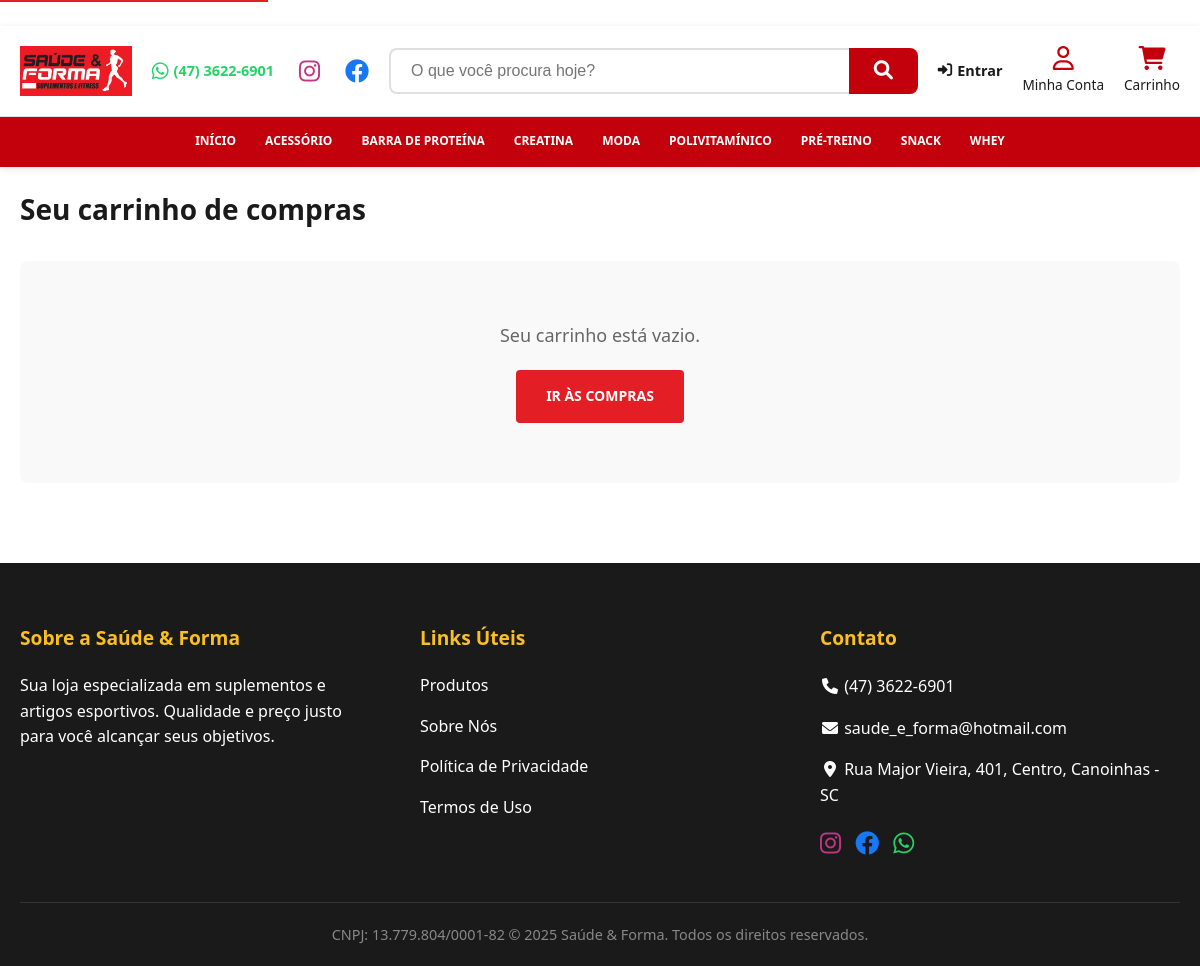
Page /cart/ on the committed database.
### shop/models.py (models this page shows, shortened)
class Category(models.Model):
    name = models.CharField(max_length=200)
    slug = models.SlugField(max_length=200,
                            unique=True)
    class Meta:
        ordering = ['name']
        indexes = [
            models.Index(fields=['name']),
        ]
        verbose_name = 'category'
        verbose_name_plural = 'categories'
    def get_absolute_url(self):
        return reverse('shop:product_list_by_category',
                       args=[self.slug])

### cart/views.py (the view)
# urls.py: path('', views.cart_detail, name='cart_detail'),
def cart_detail(request):
    cart = Cart(request)
    for item in cart:
        item['update_quantity_form'] = CartAddProductForm(initial={
                            'quantity': item['quantity'],
                            'override': True})
    return render(request, 'cart/detail.html', {'cart': cart})

### cart/templates/cart/detail.html (shortened to what this page needs)
{% extends "base.html" %}
{% load static %}
{% block content %}
<div class="cart-container">
    <h1 class="cart-title" id="cart-title">Seu carrinho de compras</h1>
    {% if cart %}
    <div class="cart-desktop">
        <table class="cart" role="table" aria-labelledby="cart-title">
            <thead>
                <tr>
                    <th scope="col">Imagem</th>
                    <th scope="col">Produto</th>
                    <th scope="col">Quantidade</th>
                    <th scope="col">Remover</th>
                    <th scope="col">Preço unitário</th>
                    <th scope="col">Preço</th>
                </tr>
            </thead>
            <tbody>
                {% for item in cart %}
                {% with product=item.product %}
                <tr>
                    <td data-label="Imagem">
                        <a href="{{ product.get_absolute_url }}" aria-label="Ver detalhes de {{ product.name }}">
                            <img src="{% if product.image %}{{ product.image.url }}{% else %}{% static 'img/no_image.png' %}{% endif %}"
                                alt="{{ product.name }}">
                        </a>
                    </td>
                    <td data-label="Produto">{{ product.name }}</td>
                    <td data-label="Quantidade">
                        <form action="{% url 'cart:cart_add' product.id %}" method="post" class="quantity-form"
                            aria-label="Atualizar quantidade de {{ product.name }}">
                            <label for="id_quantity_{{ product.id }}" class="visually-hidden">Quantidade de {{
                                product.name }}</label>
                            {{ item.update_quantity_form.quantity }}
                            {{ item.update_quantity_form.override }}
                            <input type="submit" value="Atualizar"
                                aria-label="Atualizar quantidade de {{ product.name }}">
                            {% csrf_token %}
                        </form>
                    </td>
                    <td data-label="Remover">
                        <form action="{% url 'cart:cart_remove' product.id %}" method="post" class="remove-form"
                            aria-label="Remover {{ product.name }} do carrinho">
                            <input type="submit" value="Remover" class="btn-remove"
                                aria-label="Remover {{ product.name }} do carrinho">
                            {% csrf_token %}
                        </form>
                    </td>
                    <td data-label="Preço unitário" class="num">R$ {{ item.price }}</td>
                    <td data-label="Preço" class="num">R$ {{ item.total_price }}</td>
                </tr>
                {% endwith %}
                {% endfor %}
                <tr class="total">
                    <td colspan="5">Total</td>
                    <td class="num">R$ {{ cart.get_total_price }}</td>
                </tr>
            </tbody>
        </table>
    </div>
    <div class="cart-mobile" role="list" aria-label="Itens no carrinho">
        {% for item in cart %}
        {% with product=item.product %}
        <article class="cart-item-card" role="listitem">
            <div class="cart-item-image">
                <a href="{{ product.get_absolute_url }}" aria-label="Ver detalhes de {{ product.name }}">
                    <img src="{% if product.image %}{{ product.image.url }}{% else %}{% static 'img/no_image.png' %}{% endif %}"
                        alt="{{ product.name }}">
                </a>
            </div>
            <div class="cart-item-details">
                <h3 class="cart-item-name">
                    <a href="{{ product.get_absolute_url }}">{{ product.name }}</a>
                </h3>
                <div class="cart-item-prices">
                    <span class="cart-item-unit-price">R$ {{ item.price }}</span>
                    <span class="cart-item-total-price">Total: R$ {{ item.total_price }}</span>
                </div>
                <div class="cart-item-actions">
                    <form action="{% url 'cart:cart_add' product.id %}" method="post" class="quantity-form-mobile"
                        aria-label="Atualizar quantidade de {{ product.name }}">
                        <label for="id_quantity_mobile_{{ product.id }}">Quantidade:</label>
                        {{ item.update_quantity_form.quantity }}
                        {{ item.update_quantity_form.override }}
                        <input type="submit" value="Atualizar" class="btn-update-mobile"
                            aria-label="Atualizar quantidade de {{ product.name }}">
                        {% csrf_token %}
                    </form>
                    <form action="{% url 'cart:cart_remove' product.id %}" method="post" class="remove-form-mobile"
                        aria-label="Remover {{ product.name }} do carrinho">
                        <input type="submit" value="Remover" class="btn-remove-mobile"
                            aria-label="Remover {{ product.name }} do carrinho">
                        {% csrf_token %}
                    </form>
                </div>
            </div>
        </article>
        {% endwith %}
        {% endfor %}
        <div class="cart-total-mobile" role="status" aria-live="polite">
            <span class="total-label">Total:</span>
            <span class="total-value" aria-label="Total do carrinho">R$ {{ cart.get_total_price }}</span>
        </div>
    </div>
    <nav class="cart-actions" aria-label="Ações do carrinho">
        <a href="{% url 'shop:product_list' %}" class="button button-light" aria-label="Continuar comprando">Continuar
            comprando</a>
        <a href="{% url 'orders:order_create' %}" class="button button-primary" aria-label="Finalizar compra">Finalizar
            compra</a>
    </nav>
    {% else %}
    <div class="cart-empty" role="status">
        <p>Seu carrinho está vazio.</p>
        <a href="{% url 'shop:product_list' %}" class="button button-primary" aria-label="Ir às compras">Ir às
            compras</a>
    </div>
    {% endif %}
</div>
{% endblock %}

### templates/includes/header.html (shortened to what this page needs)
﻿{% load static %}
<header class="c-header" role="banner">
    <div class="c-header__main">
        <div class="container">
            <a href="/" class="c-header__logo-link" aria-label="Saúde & Forma - Página Inicial">
                <img src="{% static 'img/logo.png' %}" alt="Saúde & Forma" class="c-header__logo-img">
            </a>
            <div class="c-header__desktop-elements">
                <nav class="c-header__contato-main" aria-label="Links de contato e redes sociais">
                    <a href="https://api.whatsapp.com/send/?phone=554736226901" target="_blank"
                        rel="noopener noreferrer" class="c-header__icon-link whatsapp-link"
                        aria-label="WhatsApp (47) 3622-6901">
                        <i class="fab fa-whatsapp" aria-hidden="true"></i> <span>(47) 3622-6901</span>
                    </a>
                    <a href="https://www.instagram.com/saudeeforma" target="_blank" rel="noopener noreferrer"
                        class="c-header__icon-link social-icon instagram" aria-label="Instagram">
                        <i class="fab fa-instagram" aria-hidden="true"></i>
                    </a>
                    <a href="https://www.facebook.com/saudeeformaa" target="_blank" rel="noopener noreferrer"
                        class="c-header__icon-link social-icon facebook" aria-label="Facebook">
                        <i class="fab fa-facebook" aria-hidden="true"></i>
                    </a>
                </nav>
                <div class="c-busca">
                    <form action="{% url 'shop:product_list' %}" method="get" class="c-busca__form" role="search"
                        aria-label="Buscar produtos">
                        <input type="text" id="search-input" name="q" class="c-busca__input"
                            placeholder="O que você procura hoje?" value="{{ request.GET.q|default:'' }}"
                            aria-label="Campo de busca">
                        <button type="submit" class="c-busca__btn" aria-label="Buscar"><i class="fas fa-search"
                                aria-hidden="true"></i></button>
                    </form>
                </div>
                <div class="c-header__user-main">
                    {% if request.user.is_authenticated %}
                    <div class="c-header__user-info">
                        <span>Olá, <strong>{{ request.user.first_name|default:request.user.username }}</strong></span>
                        <form method="post" action="{% url 'account:logout' %}" style="display:inline;">
                            {% csrf_token %}
                            <button type="submit" class="c-header__logout-btn" aria-label="Sair da conta"><i
                                    class="fas fa-sign-out-alt" aria-hidden="true"></i></button>
                        </form>
                    </div>
                    {% else %}
                    <a href="{% url 'account:login' %}" class="c-header__login-link" aria-label="Entrar na conta"><i
                            class="fas fa-sign-in-alt" aria-hidden="true"></i> Entrar</a>
                    {% endif %}
                </div>
                <nav class="c-header__acoes" aria-label="Ações do usuário">
                    <a href="{% url 'account:dashboard' %}" class="c-header__acao-btn" aria-label="Minha Conta">
                        <i class="far fa-user" aria-hidden="true"></i>
                        <span>Minha Conta</span>
                    </a>
                    <a href="{% url 'cart:cart_detail' %}" class="c-header__acao-btn" id="cart-btn-desktop"
                        aria-label="Carrinho de compras">
                        <i class="fas fa-shopping-cart" aria-hidden="true"></i>
                        <span>Carrinho</span>
                    </a>
                </nav>
            </div>
        </div>
    </div>
    <nav class="c-nav" role="navigation" aria-label="Navegação principal">
        <div class="container c-nav__container">
            <div class="c-nav__menu" id="nav-menu">
                <a href="{% url 'shop:homepage' %}"
                    class="c-nav__link {% if request.resolver_match.view_name == 'shop:homepage' %}active{% endif %}"
                    aria-current="{% if request.resolver_match.view_name == 'shop:homepage' %}page{% endif %}">Início</a>
                {% for c in categories %}
                <a href="{{ c.get_absolute_url }}"
                    class="c-nav__link {% if category and category.slug == c.slug %}active{% endif %}"
                    aria-current="{% if category and category.slug == c.slug %}page{% endif %}">{{ c.name }}</a>
                {% endfor %}
            </div>
        </div>
    </nav>
</header>

### rows in the picture
Category: name "ACESSÓRIO"
Category: name "BARRA DE PROTEÍNA"
Category: name "CREATINA"
Category: name "MODA"
Category: name "POLIVITAMÍNICO"
Category: name "PRÉ-TREINO"
Category: name "SNACK"
Category: name "WHEY"
